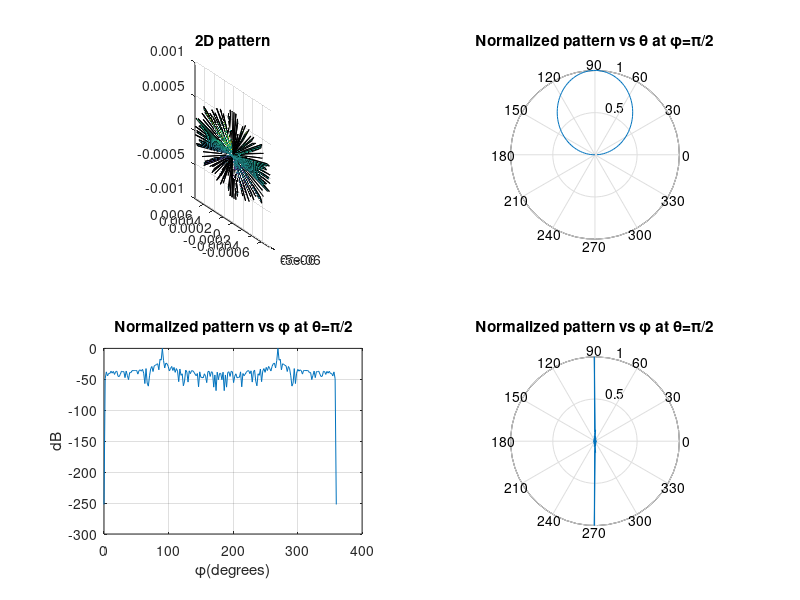

Reproduce this figure in MATLAB.
N = 100000; xi = 0;
f = 3*10^8; c = 3*10^8; lambda = c/f;
l = 0.25*lambda;
d = 0.5*lambda;
k = 2*pi/lambda;
N_theta = 100; N_phi = 200;
% Plot 2D pattern (versus (\theta, \phi))
subplot(2,2,1)
[theta,phi] = meshgrid(0:pi./(N_theta-1):pi, 0:2*pi./(N_phi-1):2*pi);
psi = xi + k*d*sin(theta).*cos(phi);
A = 1/N*abs(sin(N*psi/2))./abs(sin(psi/2));
F = (abs(((cos(k*l*cos(theta))-cos(k*l))./sin(theta))));
E_mag = A.*F; % Coefficients irelevant to (\theta,\phi) are ignored
XD = E_mag.*sin(theta).*cos(phi);
YD = E_mag.*sin(theta).*sin(phi);
ZD = E_mag.*cos(theta);
surf(XD,YD,ZD);
title('2D pattern'); axis image; rotate3d on;
% Plot 1D pattern versus \theta with \phi=pi/2
subplot(2,2,2)
phi = pi/2;
theta = [0:pi/(N_theta-1):pi];
psi = xi + k*d*sin(theta).*cos(phi);
A = 1/N*abs(sin(N*psi/2))./abs(sin(psi/2));
F = (abs(((cos(k*l*cos(theta))-cos(k*l))./sin(theta))));
E_mag = A.*F;
polar(theta, E_mag/max(E_mag))
title('Normalized pattern vs \theta at \phi=\pi/2')
% Plot 1D pattern versus \phi with \theta=pi/2(H-plane)
subplot(2,2,3)
theta = pi/2;
phi=[0:2*pi/( N_phi-1):2*pi];
psi = xi + k*d*sin(theta).*cos(phi);
A = 1/N*abs(sin(N*psi/2))./abs(sin(psi/2));
F = (abs(((cos(k*l*cos(theta))-cos(k*l))./sin(theta))));
E_mag = A.*F;
plot(phi/pi*180, 20*log10(E_mag/max(E_mag)))
title('Normalized pattern vs \phi at \theta=\pi/2'); grid on;
xlabel('\phi(degrees)'); ylabel('dB')
% Polar plot 1D pattern versus \phi with \theta=pi/2
subplot(2,2,4)
polar(phi, E_mag/max(E_mag))
title('Normalized pattern vs \phi at \theta=\pi/2')